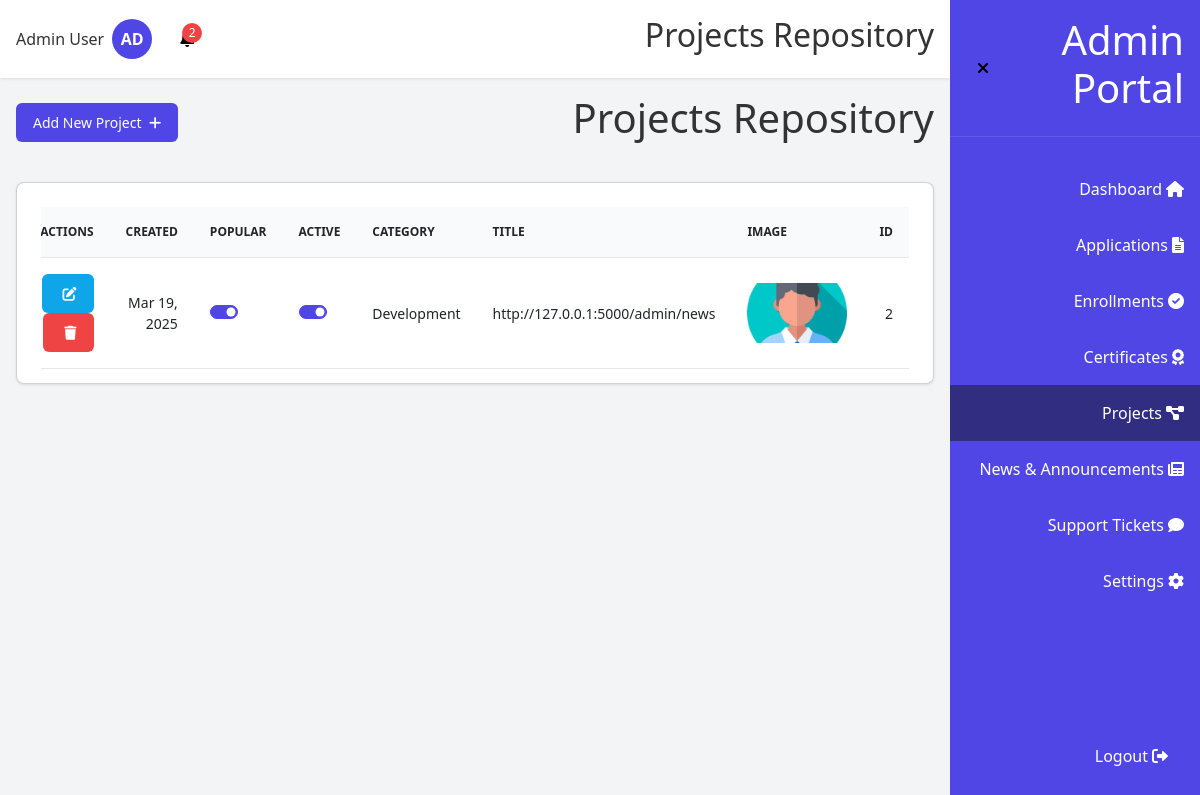
The page /admin/projects (signed in) on the database its author committed.
### models.py (models this page shows, shortened)
class User(db.Model, UserMixin):
    __tablename__ = 'user'
    __table_args__ = {'extend_existing': True}
    id = db.Column(db.Integer, primary_key=True)
    email = db.Column(db.String(120), unique=True, nullable=False)
    password_hash = db.Column(db.String(128), nullable=False)
    full_name = db.Column(db.String(100), nullable=False)
    phone = db.Column(db.String(20), nullable=True)
    nationality = db.Column(db.String(50), nullable=True)
    education = db.Column(db.String(50), nullable=True)
    role = db.Column(db.String(20), default='student')
    created_at = db.Column(db.DateTime, default=datetime.utcnow)
    applications = db.relationship('Application', backref='user', lazy=True)
    documents = db.relationship('Document', backref='user', lazy=True)
    certificates = db.relationship('Certificate', backref='user', lazy=True)
    tickets = db.relationship('Ticket', backref='user', lazy=True)
    notifications = db.relationship('Notification', backref='user', lazy=True)
    def is_admin(self):
        return self.role == 'admin'

class Project(db.Model):
    __tablename__ = 'project'
    __table_args__ = {'extend_existing': True}
    id = db.Column(db.Integer, primary_key=True)
    title = db.Column(db.String(200), nullable=False)
    description = db.Column(db.Text)
    category = db.Column(db.String(100))
    url = db.Column(db.String(200))
    image_path = db.Column(db.String(200))
    is_popular = db.Column(db.Boolean, default=False)
    is_active = db.Column(db.Boolean, default=True)
    created_at = db.Column(db.DateTime, default=datetime.utcnow)
    user_id = db.Column(db.Integer, db.ForeignKey('user.id'), nullable=False)

### run.py (the view)
@app.route('/admin/projects')
@login_required
def admin_projects():
    if not current_user.is_admin():
        return redirect(url_for('student_dashboard'))
    projects = Project.query.order_by(Project.created_at.desc()).all()
    return render_template('admin/projects.html', projects=projects)

### run.py (called while the page is built)
@login_manager.user_loader
def load_user(user_id):
    return User.query.get(int(user_id))

@app.template_filter('time_ago')
def time_ago_filter(time):
    now = datetime.utcnow()
    diff = now - time
    seconds = diff.total_seconds()
    if seconds < 60:
        return "just now"
    elif seconds < 3600:
        minutes = int(seconds / 60)
        return f"{minutes} minute{'s' if minutes > 1 else ''} ago"
    elif seconds < 86400:
        hours = int(seconds / 3600)
        return f"{hours} hour{'s' if hours > 1 else ''} ago"
    elif seconds < 604800:
        days = int(seconds / 86400)
        return f"{days} day{'s' if days > 1 else ''} ago"
    elif seconds < 2592000:
        weeks = int(seconds / 604800)
        return f"{weeks} week{'s' if weeks > 1 else ''} ago"
    else:
        return time.strftime("%Y-%m-%d")

@app.template_filter('slice')
def slice_filter(iterable, start, end=None):
    if end is None:
        return iterable[start:]
    return iterable[start:end]

@app.template_filter('format_date')
def format_date_filter(date):
    if date is None:
        return ""
    try:
        return date.strftime("%b %d, %Y")
    except:
        return str(date)

@app.context_processor
def inject_now():
    return {'now': datetime.utcnow()}

@app.context_processor
def utility_processor():
    return {
        'now': datetime.now()
    }

### templates/admin/projects.html (shortened to what this page needs)
{% extends "admin_layout.html" %}
{% block page_title %}Projects Repository{% endblock %}
{% block main_content %}
<div class="admin-header">
    <h1>Projects Repository</h1>
    <a href="{{ url_for('admin_new_project') }}" class="btn btn-primary">
        <i class="fas fa-plus"></i> Add New Project
    </a>
</div>
<div class="card">
    <div class="card-body">
        <div class="table-responsive">
            <table class="table">
                <thead>
                    <tr>
                        <th>ID</th>
                        <th>Image</th>
                        <th>Title</th>
                        <th>Category</th>
                        <th>Active</th>
                        <th>Popular</th>
                        <th>Created</th>
                        <th>Actions</th>
                    </tr>
                </thead>
                <tbody>
                    {% for project in projects %}
                        <tr>
                            <td>{{ project.id }}</td>
                            <td>
                                {% if project.image_path %}
                                <div style="width: 100px; height: 60px; overflow: hidden;">
                                    <img src="{{ url_for('static', filename=project.image_path) }}"
                                         alt="{{ project.title }}"
                                         class="thumbnail-img"
                                         style="width: 100%; height: 100%; object-fit: cover;"
                                         onerror="this.src='{{ url_for('static', filename='img/default-project.jpg') }}'">
                                </div>
                                {% endif %}
                            </td>
                            <td>{{ project.title }}</td>
                            <td>{{ project.category }}</td>
                            <td>
                                <div class="form-check form-switch">
                                    <input class="form-check-input toggle-status"
                                           type="checkbox"
                                           data-project-id="{{ project.id }}"
                                           data-status-type="active"
                                           {% if project.is_active %}checked{% endif %}>
                                </div>
                            </td>
                            <td>
                                <div class="form-check form-switch">
                                    <input class="form-check-input toggle-status"
                                           type="checkbox"
                                           data-project-id="{{ project.id }}"
                                           data-status-type="popular"
                                           {% if project.is_popular %}checked{% endif %}>
                                </div>
                            </td>
                            <td>{{ project.created_at|format_date }}</td>
                            <td>
                                <a href="{{ url_for('admin_edit_project', project_id=project.id) }}" class="btn btn-sm btn-info">
                                    <i class="fas fa-edit"></i>
                                </a>
                                <button class="btn btn-sm btn-danger delete-project" data-project-id="{{ project.id }}">
                                    <i class="fas fa-trash"></i>
                                </button>
                            </td>
                        </tr>
                    {% else %}
                        <tr>
                            <td colspan="8" class="text-center">No projects added yet</td>
                        </tr>
                    {% endfor %}
                </tbody>
            </table>
        </div>
    </div>
</div>
{% endblock %}

### templates/admin_layout.html (shortened to what this page needs)
{% extends "base.html" %}
{% block content %}
<div class="dashboard-container">
    <div id="sidebar" class="sidebar">
        <div class="sidebar-header">
            <h1 id="sidebar-title">Admin Portal</h1>
            <button id="toggle-sidebar" class="btn-icon">
                <i class="fas fa-times"></i>
            </button>
        </div>
        <nav class="sidebar-nav">
            <a href="{{ url_for('admin_dashboard') }}" class="nav-item {% if request.endpoint == 'admin_dashboard' %}active{% endif %}">
                <i class="fas fa-home"></i>
                <span class="nav-text">Dashboard</span>
              </a>
            <a href="{{ url_for('admin_applications') }}"
               class="nav-item {% if request.endpoint == 'admin_applications' %}active{% endif %}"
               id="admin-applications-link">
                <i class="fas fa-file-alt"></i>
                <span class="nav-text">Applications</span>
            </a>
            <a href="{{ url_for('admin_enrollments') }}" class="nav-item {% if request.endpoint == 'admin_enrollments' %}active{% endif %}">
                <i class="fas fa-check-circle"></i>
                <span class="nav-text">Enrollments</span>
            </a>
            <a href="{{ url_for('admin_certificates') }}" class="nav-item {% if request.endpoint == 'admin_certificates' %}active{% endif %}">
                <i class="fas fa-award"></i>
                <span class="nav-text">Certificates</span>
            </a>
            <a href="{{ url_for('admin_projects') }}" class="nav-item {% if request.endpoint == 'admin_projects' %}active{% endif %}">
                <i class="fas fa-project-diagram"></i>
                <span class="nav-text">Projects</span>
            </a>
            <a href="{{ url_for('admin_news') }}" class="nav-item {% if request.endpoint == 'admin_news' %}active{% endif %}">
                <i class="fas fa-newspaper"></i>
                <span class="nav-text">News & Announcements</span>
            </a>
            <a href="{{ url_for('admin_tickets') }}" class="nav-item {% if request.endpoint == 'admin_tickets' %}active{% endif %}">
                <i class="fas fa-comment"></i>
                <span class="nav-text">Support Tickets</span>
            </a>
            <a href="{{ url_for('admin_settings') }}" class="nav-item {% if request.endpoint == 'admin_settings' %}active{% endif %}">
                <i class="fas fa-cog"></i>
                <span class="nav-text">Settings</span>
            </a>
        </nav>
        <div class="logout-container">
            <a href="{{ url_for('logout') }}" class="nav-item">
                <i class="fas fa-sign-out-alt"></i>
                <span class="nav-text">Logout</span>
            </a>
        </div>
    </div>
    <div class="main-content">
        <header class="header">
            <div class="header-content">
                <h2 id="page-title">{% block page_title %}Dashboard{% endblock %}</h2>
                <div class="header-actions">
                    <div class="notification-container">
                        <button id="notification-btn" class="btn-icon">
                            {% set unread_notifications = current_user.notifications|selectattr('read', 'equalto', false)|list %}
                            {% if unread_notifications %}
                                <span id="notification-badge" class="notification-badge">{{ unread_notifications|length }}</span>
                            {% endif %}
                        </button>
                    </div>
                    <div class="user-container">
                        <div class="avatar">AD</div>
                        <span id="user-name" class="user-name">{{ current_user.full_name }}</span>
                    </div>
                </div>
            </div>
        </header>
        <main class="content">
            {% block main_content %}{% endblock %}
        </main>
    </div>
</div>
{% endblock %}

### rows shown on the page
User: full_name "Admin User"
Project: id "2", image_path (picture), title "http://127.0.0.1:5000/admin/news", category "Development", is_active "☑", is_popular "☑", created_at "Mar 19, 2025"

### other values the page prints
{{ unread_notifications|length }} "2"
